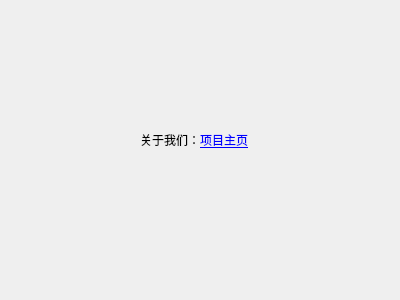
<?xml version="1.0" encoding="UTF-8"?>
<ui version="4.0">
 <class>About</class>
 <widget class="QWidget" name="About">
  <property name="geometry">
   <rect>
    <x>0</x>
    <y>0</y>
    <width>400</width>
    <height>300</height>
   </rect>
  </property>
  <property name="windowTitle">
   <string>关于</string>
  </property>
  <widget class="QLabel" name="label">
   <property name="geometry">
    <rect>
     <x>140</x>
     <y>130</y>
     <width>141</width>
     <height>21</height>
    </rect>
   </property>
   <property name="text">
    <string>关于我们：&lt;a href=&quot;https://github.com/smileandyxu/Visualized-Neural-Networks&quot;&gt;项目主页</string>
   </property>
   <property name="openExternalLinks">
    <bool>true</bool>
   </property>
  </widget>
 </widget>
 <resources/>
 <connections/>
</ui>
